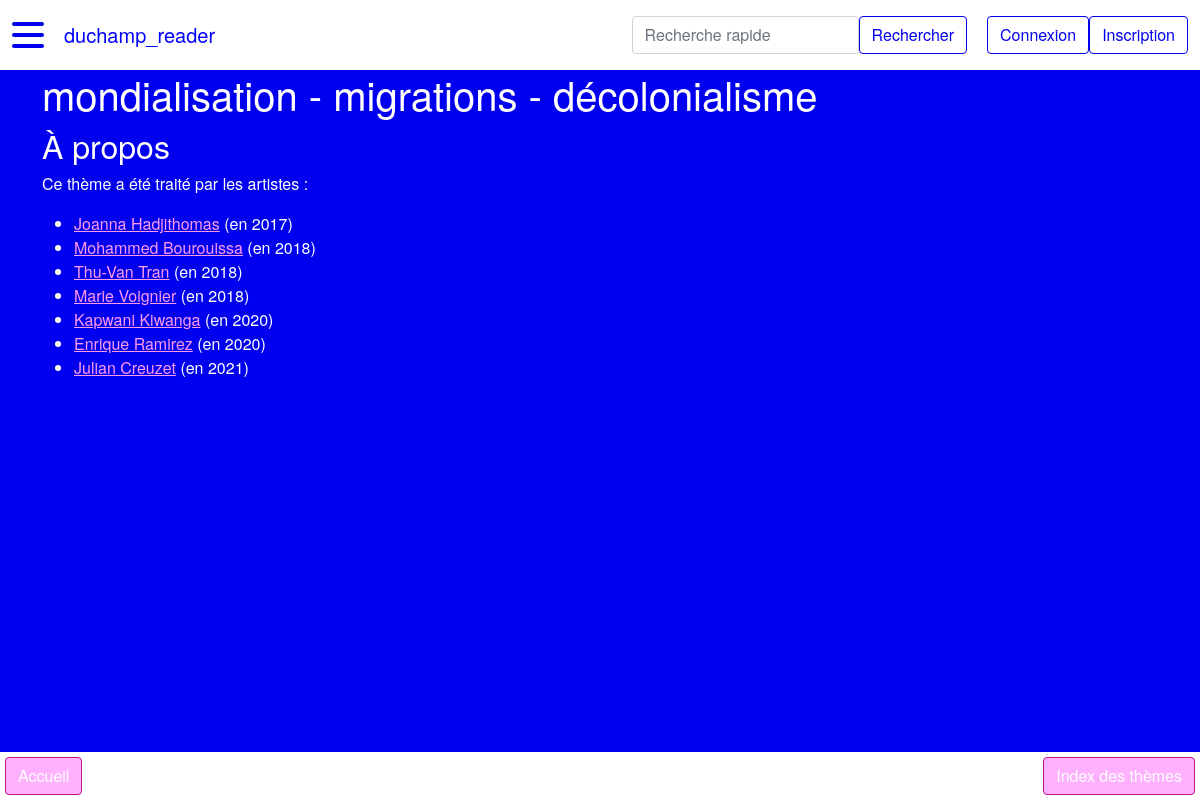
The page /theme/1 on the database its author committed.
### duchamp_reader/modeles/classes_generic.py (models this page shows, shortened)
class Theme(db.Model):
    __tablename__ = "theme"
    id = db.Column(db.Integer, unique=True, nullable=False, primary_key=True, autoincrement=True)
    nom = db.Column(db.Text, nullable=False)
    classname = db.Column(db.Text, nullable=False, default="theme")
    authorship = db.relationship("AuthorshipTheme", back_populates="theme")
    nomination = db.relationship("Nomination", back_populates="theme")

class Nomination(db.Model):
    __tablename__ = "nomination"
    id = db.Column(db.Integer, unique=True, nullable=False, primary_key=True, autoincrement=True)
    annee = db.Column(db.Integer, nullable=False) # format YYYY
    laureat = db.Column(db.Boolean, nullable=False, default=0) # 1 si lauréat, 0 si non
    id_artiste = db.Column(db.Integer, db.ForeignKey("artiste.id"), nullable=False)
    id_theme = db.Column(db.Integer, db.ForeignKey("theme.id"), nullable=False)
    classname = db.Column(db.Text, nullable=False, default="nomination")
    authorship = db.relationship("AuthorshipNomination", back_populates="nomination")
    artiste = db.relationship("Artiste", back_populates="nomination")
    theme = db.relationship("Theme", back_populates="nomination", uselist=False)

class Artiste(db.Model):
    __tablename__ = "artiste"
    id = db.Column(db.Integer, unique=True, nullable=False, primary_key=True, autoincrement=True)
    nom = db.Column(db.Text, nullable=False)
    prenom = db.Column(db.Text, nullable=False)
    annee_naissance = db.Column(db.Integer) # format YYYY
    genre = db.Column(db.String(1))  # M : homme, F : femme, A : autre/non-binaire
    id_ville_naissance = db.Column(db.Integer, db.ForeignKey("ville.id"))
    id_ville_residence = db.Column(db.Integer, db.ForeignKey("ville.id"))
    classname = db.Column(db.Text, nullable=False, default="artiste")
    authorship = db.relationship("AuthorshipArtiste", back_populates="artiste")
    represent = db.relationship("RelationRepresente", back_populates="artiste")
    ville_naissance = db.relationship("Ville", foreign_keys=[id_ville_naissance],
                                      backref="artiste_ville_naissance", uselist=False)
    ville_residence = db.relationship("Ville", foreign_keys=[id_ville_residence],
                                      backref="artiste_ville_residence", uselist=False)
    nomination = db.relationship("Nomination", back_populates="artiste", uselist=False)
    @hybrid.hybrid_property
    def full(self):
        return self.prenom + " " + self.nom

### duchamp_reader/routes.py (the view)
@app.route("/theme/<int:id_theme>")
def theme_main(id_theme):
    theme = Theme.query.filter(Theme.id == id_theme).first()
    return render_template("pages/theme_main.html", theme=theme,
                           last_nominations=last_nominations, last_artistes=last_artistes, last_galeries=last_galeries,
                           last_themes=last_themes, last_villes=last_villes)

### duchamp_reader/templates/pages/theme_main.html (shortened to what this page needs)
{% extends "conteneur.html" %}
{% block corps %}
    {% if theme %}
        <h1>{{theme.nom}}</h1>
        <h2>À propos</h2>
        <p>Ce thème
            {% if theme.nomination|length > 1 %} a été traité par les artistes :
                <ul>
                    {% for t in theme.nomination %}
                        <li><a href="{{ url_for('artiste_main', id_artiste=t.id_artiste) }}">{{t.artiste.full}}</a> (en {{t.annee}})</li>
                    {% endfor %}
                </ul>
            {% elif theme.nomination|length == 1 %}
                a été traité par l'artiste
                {% for t in theme.nomination %}
                    <a href="{{ url_for('artiste_main', id_artiste=t.id_artiste) }}">{{t.artiste.full}}</a> en {{t.annee}}.
                {% endfor %}
            {% else %} n'a été traité par aucun.e artiste.
            {% endif %}
        </p>
    {% else %}
        <p>La base de données est en cours de constitution</p>
    {% endif %}
    <div class="basdepage">
        <a class="btn" href="{{url_for('accueil')}}">Accueil</a>
        <a class="btn" href="{{url_for('theme_index')}}">Index des thèmes</a>
    </div>
{% endblock %}

### rows shown on the page
Theme: nom "mondialisation - migrations - décolonialisme"
Nomination: artiste.full "Joanna Hadjithomas", annee "2017"
Nomination: artiste.full "Mohammed Bourouissa", annee "2018"
Nomination: artiste.full "Thu-Van Tran", annee "2018"
Nomination: artiste.full "Marie Voignier", annee "2018"
Nomination: artiste.full "Kapwani Kiwanga", annee "2020"
Nomination: artiste.full "Enrique Ramirez", annee "2020"
Nomination: artiste.full "Julian Creuzet", annee "2021"
